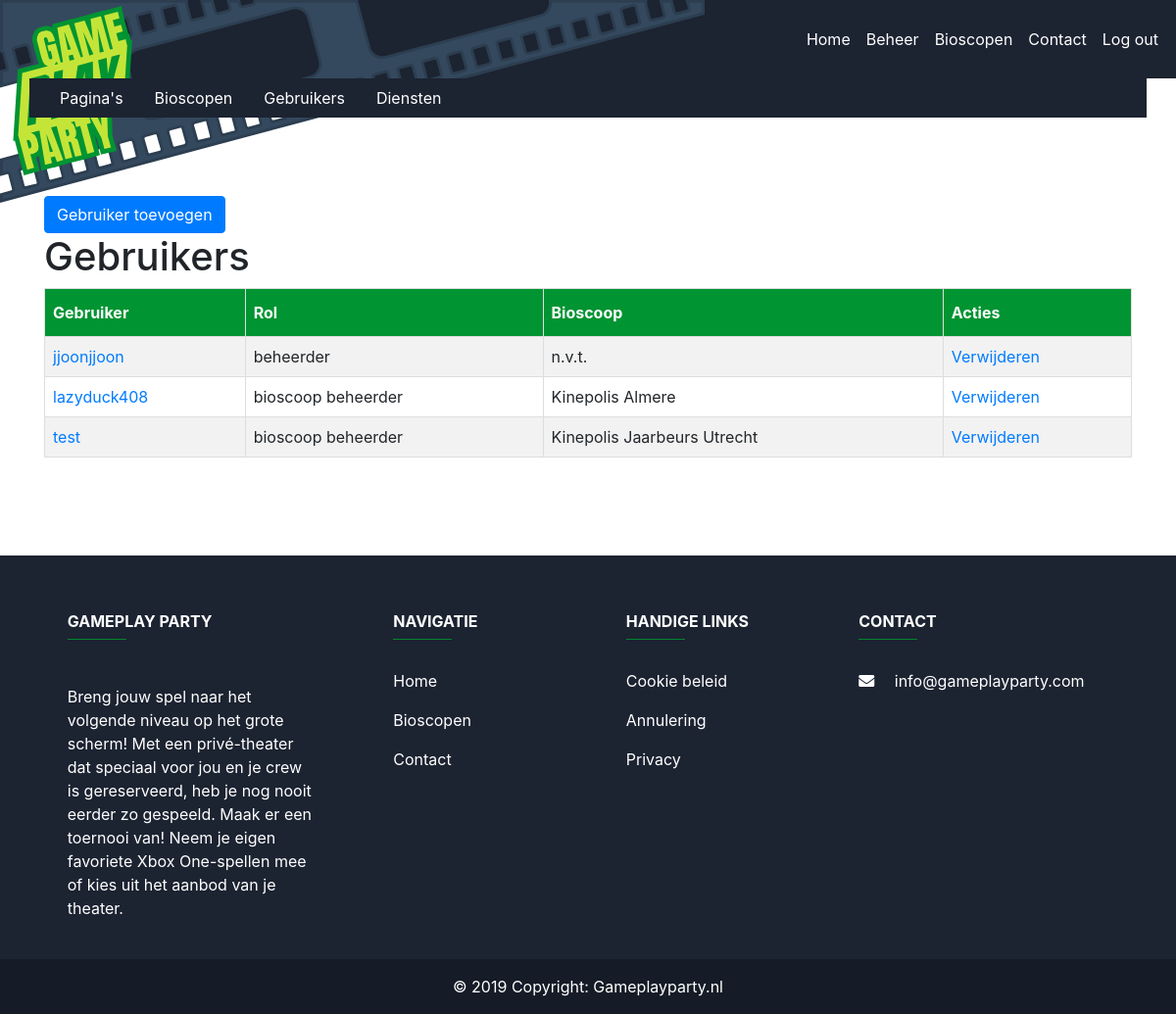
Screenshot of /?request=beheer&pagina=gebruikers (signed in) with the database file from the repository.
### tables this page shows
CREATE TABLE `users` (
  `userID` int(11) NOT NULL,
  `username` tinytext NOT NULL,
  `email` tinytext NOT NULL,
  `wachtwoord` longtext NOT NULL,
  `rol` int(11) NOT NULL,
  `biosID` int(11) DEFAULT NULL
);

CREATE TABLE `bioscopen` (
  `biosID` int(11) NOT NULL,
  `biosnaam` text,
  `biosadres` text,
  `biospostcode` text,
  `biosplaats` text,
  `biosprovincie` text,
  `omschrijving` text,
  `beschikbaarheid_auto` varchar(255) NOT NULL,
  `beschikbaarheid_fiets` varchar(255) NOT NULL,
  `beschikbaarheid_ov` varchar(255) NOT NULL,
  `aantal_zalen` int(10) NOT NULL
);

CREATE TABLE `contentmanagement` (
  `paginaID` int(255) NOT NULL,
  `owner` varchar(255) NOT NULL,
  `biosID` int(11) DEFAULT NULL,
  `pagina` varchar(100) NOT NULL,
  `content` text NOT NULL,
  `image` varchar(200) NOT NULL
);

### model/BeheerderLogic.php (called while the page is built, shortened)
<?php
require_once 'model/DataHandler.php';
require_once 'utilities/beheer/GebruikersList.php';
class BeheerderLogic
{
    public function __construct()
    {
        $this->DataHandler = new DataHandler("localhost", "mysql", "GamePlayParty", "ilias", "12345");
        $this->GebruikersList = new GebruikersList();
    }
    public function gebruikersList()
    {
        $sql = "SELECT userID, username, email, wachtwoord, rol, biosnaam
FROM users
LEFT JOIN bioscopen
ON users.biosID = bioscopen.biosID";
        $result = $this->DataHandler->getData($sql);
        $makeGebruikersList = $this->GebruikersList->makeGebruikersList($result);
        return $makeGebruikersList;
    }
}

### index.php (called while the page is built, shortened)
<?php
include 'header.php';
$controller = new WebsiteController();
$controller->handleRequest();
include "footer.php";

### model/DataHandler.php (called while the page is built, shortened)
<?php
class DataHandler
{
    public function __construct($host, $dbdriver, $dbname, $username, $password)
    {
        $this->host = $host;
        $this->dbdriver = $dbdriver;
        $this->dbname = $dbname;
        $this->username = $username;
        $this->password = $password;
        try {
            $this->dbh = new PDO("$this->dbdriver:host=$this->host;dbname=$this->dbname", $this->username, $this->password);
            $this->dbh->setAttribute(PDO::ATTR_ERRMODE, PDO::ERRMODE_EXCEPTION);
            return true;
        } catch (PDOException $e) {
            echo "Connection with " . $this->dbdriver . " failed: " . $e->getMessage();
        }
    }
    public function getData($sql)
    {
        $result = $this->dbh->query($sql, PDO::FETCH_ASSOC);
        return $result;
    }
}

### utilities/beheer/GebruikersList.php (the view, shortened to what this page needs)
<?php
class GebruikersList
{
    public function makeGebruikersList($result)
    {
        $html = "";
        $html .= "<div class='col-12 pagina-select-container'>";
        $html .= "<div class='container'>";
        $html .= "<h1 style=''>Gebruikers</h1>";
        $html .= "<table id='paginas'><tbody>";
        $html .= "<tr><th>Gebruiker</th><th>Rol</th><th>Bioscoop</th><th>Acties</th></tr>";
        while ($row = $result->fetch(PDO::FETCH_ASSOC)) {
            $userID = $row['userID'];
            $username = $row['username'];
            $rol = $row['rol'];
            $biosnaam = $row['biosnaam'];
            if($biosnaam == "" || $biosnaam == null){
                $biosnaam = "n.v.t.";
            }
            switch ($rol) {
                case '0':
                    $rol = "beheerder";
                    break;
                case '1':
                    $rol = "bioscoop beheerder";
                    break;
            }
            $html .= "<tr>";
            $html .= "<td><a href=?request=beheer&pagina=editGebruiker&userID=" . $userID . ">" . $username . "</a></td>";
            $html .= "<td>$rol</td>";
            $html .= "<td>$biosnaam</td>";
            $html .= "<td><a href=?request=beheer&pagina=paginas&func=verwijderUser&userID=" . $userID . " onclick='return confirm(`Weet je zeker dat je deze gebruiker wilt verwijderen`)'>Verwijderen</a></td>";
            $html .= "</tr>";
        }
        $html .= "</tbody></table>";
        $html .= "</div>";
        $html .= "</div>";
        return $html;
    }
}

### footer.php (shortened to what this page needs)
<footer class="page-footer font-small">
    <div class="container text-center text-md-left mt-5">
        <div class="row mt-3">
            <div class="col-md-3 col-lg-4 col-xl-3 mx-auto mb-4">
                <h6 class="text-uppercase font-weight-bold">Gameplay Party</h6>
                <hr class="mb-4 mt-0 d-inline-block mx-auto" style="width: 60px;">
                <?php
            $servername = "localhost";
            $username = "ilias";
            $password = "12345";
            $dbname = "GamePlayParty";
            $conn = new mysqli($servername, $username, $password, $dbname);
            $sql = "SELECT * FROM contentmanagement WHERE pagina = 'footerContent';";
            $result = $conn->query($sql);
            if ($result->num_rows > 0) {
                while($row = $result->fetch_assoc()) {
                    echo "<p id='contentData'>". $row['content']."</p>";
                }
            } else {
                echo "0 results";
            }
    ?>
            </div>
            <div class="col-md-2 col-lg-2 col-xl-2 mx-auto mb-4">
                <h6 class="text-uppercase font-weight-bold">Navigatie</h6>
                <hr class="mb-4 mt-0 d-inline-block mx-auto" style="width: 60px;">
                <p>
                    <a href="index.php">Home</a>
                </p>
                <p>
                    <a href="?request=bioscopen">Bioscopen</a>
                </p>
                <p>
                    <a href="?request=contact">Contact</a>
                </p>
            </div>
            <div class="col-md-3 col-lg-2 col-xl-2 mx-auto mb-4">
                <h6 class="text-uppercase font-weight-bold">Handige links</h6>
                <hr class="mb-4 mt-0 d-inline-block mx-auto" style="width: 60px;">
                <p>
                    <a href="?request=cookie-beleid">Cookie beleid</a>
                </p>
                <p>
                    <a href="?request=annulering-beleid">Annulering</a>
                </p>
                <p>
                    <a href="?request=algemene-voorwaarden">Privacy</a>
                </p>
            </div>
            <div class="col-md-4 col-lg-3 col-xl-3 mx-auto mb-md-0 mb-4">
                <h6 class="text-uppercase font-weight-bold">Contact</h6>
                <hr class="mb-4 mt-0 d-inline-block mx-auto" style="width: 60px;">
                <p>
                    <i class="fas fa-envelope mr-3"></i> info@gameplayparty.com</p>
            </div>
        </div>
    </div>
    <div class="footer-copyright text-center py-3">© 2019 Copyright:
        <a href="#"> Gameplayparty.nl</a>
    </div>
</footer>
</body>
</html>

### compiled/style.css (style rules this page uses)
body { margin: 0; }
footer { background-color: #1C2331; color: white; padding: 10px 0 0 0; }
footer div div div hr { background-color: #009432 !important; }
footer div div div p { color: white; }
footer div div div p a { color: white; }
footer div.footer-copyright { background-color: #161C27; }
footer div.footer-copyright a { color: white; }
html { scroll-behavior: smooth; }
.pagina-select-container { margin: 0 0 100px 0; }
#paginas { border-collapse: collapse; width: 100%; margin: 0 auto; overflow-x: auto; }
#paginas td, #paginas th { border: 1px solid #ddd; padding: 8px; }
#paginas tr:nth-child(even) { background-color: #f2f2f2; }
#paginas th { padding-top: 12px; padding-bottom: 12px; text-align: left; background-color: #009432; color: white; }

### rows the page displays
users: username "jjoonjjoon", rol "beheerder", biosnaam "n.v.t."
users: username "lazyduck408", rol "bioscoop beheerder", biosID.biosnaam "Kinepolis Almere"
users: username "test", rol "bioscoop beheerder", biosID.biosnaam "Kinepolis Jaarbeurs Utrecht"
contentmanagement: content "Breng jouw spel naar het volgende niveau op het grote scherm! Met een privé-theater dat speciaal voor jou en je crew is gereserveerd, heb je nog nooit eerder zo gespeeld. Maak er een toernooi van! Neem je eigen favoriete Xbox One-spellen mee of kies uit het aanbod van je theater."
